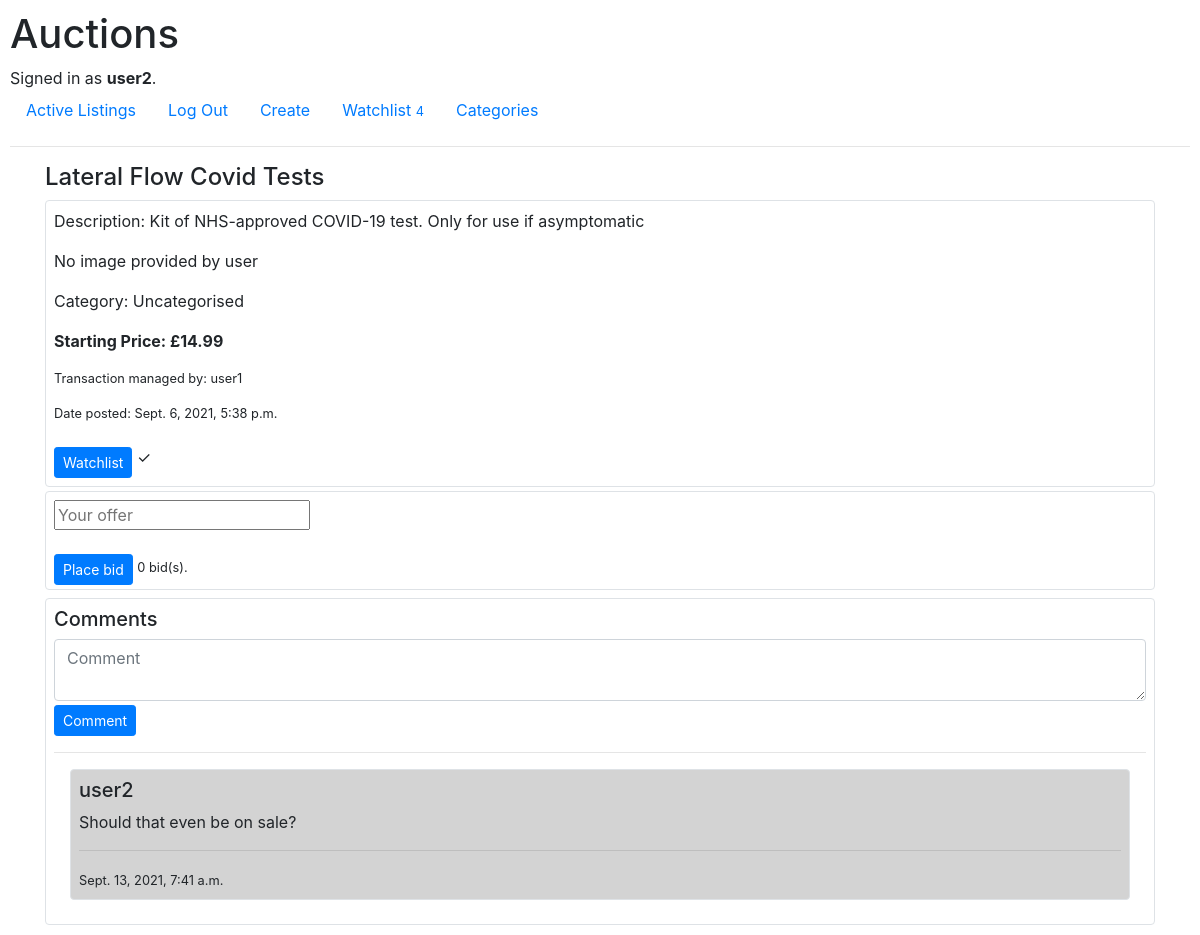
Before: /listing_view/12/ (signed in) with the older database file.
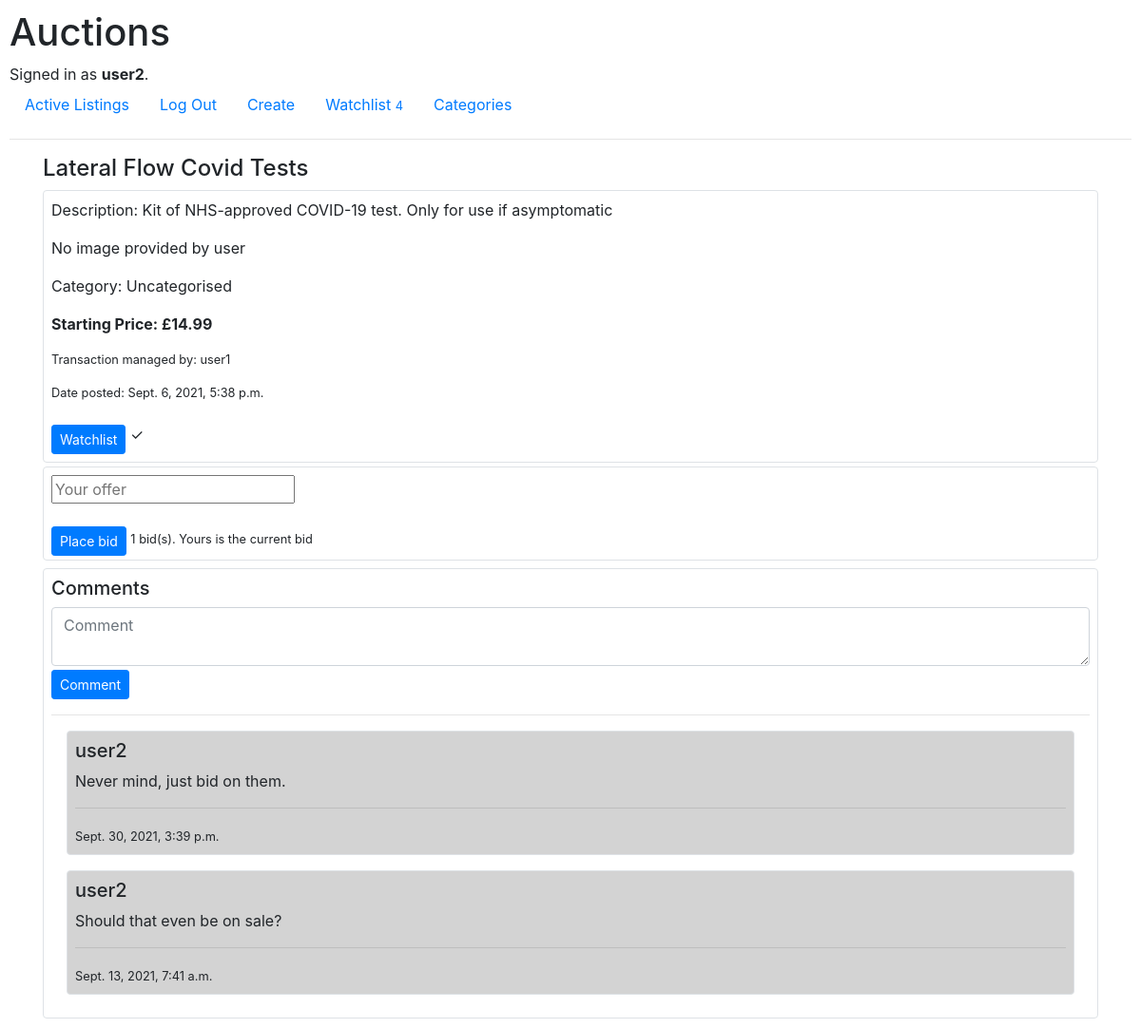
After: the same page with the newer database file.
### auctions/models.py (models this page shows, shortened)
class User(AbstractUser):
    pass

class Listing(models.Model):
    seller = models.ForeignKey(User, on_delete=models.CASCADE, related_name="seller")
    title = models.CharField(max_length=60)
    description = models.TextField()
    image = models.ImageField(upload_to="images", blank=True)
    timestamp = models.DateTimeField(auto_now_add=True)
    price = models.DecimalField(max_digits=6, decimal_places=2)
    is_active = models.BooleanField(default=True)
    category = models.ForeignKey(Category, on_delete=models.CASCADE, null=True, related_name="listing_category")
    comments = models.ManyToManyField(Comment, blank=True)
    bids = models.ManyToManyField(Bid, blank=True)
    """
    As per assignment specs, any new offers must be higher
    than the current highest.
    This method will return the current highest bid for the listing
    or the value 0 (cast to float) if no bids have been placed for that listing.
    """
    """
    Returns the user id of highest bidder
    for a closed listing (i.e. winner's id)
    """
    def has_winner(self):
        qs = self.bids.all()
        while len(qs) != 0 and not self.is_active:
            bid_info = [ tuple((float(obj.amount), obj.user.id)) for obj in qs ]
            return max(bid_info)[1] if float(self.get_max_bid()) == max(bid_info)[0] else None

class Category(models.Model):
    CATEGORIES = (
        ("0","Uncategorised"),
        ("1", "Clothing"),
        ("2", "Home/Kitchen"),
        ("3", "Electronics"),
        ("4", "Books"),
        ("5", "Shoes"),
        ("6", "Sports"),
    )
    name = models.CharField(max_length=60, choices=CATEGORIES, default="Uncategorised")
    def __str__(self):
        return f"{self.name}"

class Comment(models.Model):
    user = models.ForeignKey(User, on_delete=models.CASCADE, related_name="comment")
    timestamp = models.DateTimeField(auto_now_add=True)
    text = models.TextField(max_length=180)

### auctions/views.py (the view)
# urls.py: path("listing_view/<int:listing_id>/", views.listing_view, name="listing_view"),
@login_required
def listing_view(request, listing_id):
    listing = Listing.objects.get(pk=listing_id)
    comments = listing.comments.all().order_by("-timestamp")
    bid_form = BidForm()
    comment_form = CommentForm()
    winner = listing.has_winner()
    context={
        "obj": listing,
        "comments": comments,
        "bid_form": bid_form,
        "comment_form": comment_form,
        "winner": winner,
        "on_watchlist": on_watchlist(request.user, listing_id)
    }
    if request.method == "GET":
        return render(request, "auctions/listing_view.html", context)

### auctions/forms.py
class BidForm(forms.ModelForm):
    class Meta:
        model = Bid
        fields = ["amount"]
        labels = {"amount": ""}
        widgets = {
            "amount" : forms.NumberInput(attrs = {
                "placeholder": "Your offer",
            })
        }

class CommentForm(forms.ModelForm):
    class Meta:
        model = Comment
        fields = ["text"]
        labels = {"text": ""}
        widgets = {
            "text": forms.Textarea(
                attrs= {
                    "placeholder" : "Comment",
                    "class": "form-control",
                    "rows" : 2
                }
            )
        }

### auctions/views.py (called while the page is built)
def on_watchlist(user,listing_id):
    listing = Listing.objects.get(pk=listing_id)
    on_watchlist = True if (Watchlist.objects.filter(user=user, listing=listing).count()) == 1 else False
    return on_watchlist

### auctions/templates/auctions/listing_view.html (shortened to what this page needs)
{% extends "auctions/layout.html" %}
{% block body %}
<div class="container">
    <h4> {{ obj.title }} </h4>
    <div class="border rounded p-2">
        <p>Description: {{ obj.description }}
            {% if image %}
            {{ obj.image }}
            {% else %}
        <p>No image provided by user</p>
        {% endif %}
        </p>
        <p>Category: {{ obj.category }}</p>
        <p><strong>Starting Price: £{{ obj.price }}</strong></p>
        <small>
            <p> Transaction managed by: {{ obj.seller.username }} </p>
            <p> Date posted: {{ obj.timestamp }} </p>
        </small>
        {% if request.user.id != obj.seller.id and obj.is_active %}
            <form action="{% url 'toggle_watchlist' obj.id %}"method="POST">
                <input type="submit" class="btn btn-sm btn-primary outline mt-2" name="watchlist" value="Watchlist"> {% if on_watchlist %} <span>&check;</span> {% endif %}
            </form>
    </div>
        <div class="border rounded mt-1">
        <form action="{% url 'bid' obj.id %}" method="POST" class="mt-2 ml-2">
            <div class="form-group">
                {{ bid_form }}
            </div>
            <input type="submit" class="btn btn-sm btn-primary mt-2 mb-1" name="bid" value="Place bid">
            <small>{{ obj.bids.all.count }} bid(s). {% if request.user.id == obj.bids.all.last.user.id %} Yours is the current bid {% endif %}</small>
        </form>
        </div>
        {% endif %}
         <div class="border rounded p-2 mt-2">
            <h5>Comments</h5>
            <form action="{% url 'comment' obj.id %}" method="POST">
                {{ comment_form }}
                <input type="submit" class="btn btn-primary btn-sm mt-1" value="Comment">
            </form>
            <hr>
            {% for comment in comments %}
            <div class="border rounded p-2 m-3" style="background-color: lightgray;">
                <h5>{{ comment.user.username }}</h5>
                <p>{{ comment.text }}</p>
                <hr>
                <small>{{ comment.timestamp }}</small>
            </div>
            {% endfor %}
        </div>
</div>
{% endblock %}

### auctions/templates/auctions/layout.html (shortened to what this page needs)
{% load static %}
<!DOCTYPE html>
<html lang="en">
    <head>
        <link rel="stylesheet" href="https://stackpath.bootstrapcdn.com/bootstrap/4.4.1/css/bootstrap.min.css">
        <link href="{% static 'auctions/styles.css' %}" rel="stylesheet">
    </head>
    <body>
        <h1>Auctions</h1>
        <div>
            {% if user.is_authenticated %}
                Signed in as <strong>{{ user.username }}</strong>.
            {% else %}
                Not signed in.
            {% endif %}
        </div>
        <ul class="nav">
            <li class="nav-item">
                <a class="nav-link" href="{% url 'index' %}">Active Listings</a>
            </li>
            {% if user.is_authenticated %}
                <li class="nav-item">
                    <a class="nav-link" href="{% url 'logout' %}">Log Out</a>
                </li>
                <li class="nav-item">
                    <a class="nav-link" href="{% url 'create' %}">Create</a>
                </li>
                <li class="nav-item">
                    <a class="nav-link" href="{% url 'view_watchlist' %}">Watchlist <small> {{ user.watchlist.all.count }}</small></a>
                </li>
                <li class="nav-item">
                    <a class="nav-link" href="{% url 'categories' %}">Categories </a>
                </li>
            {% endif %}
        </ul>
        <hr>
        {% block body %}
        {% endblock %}
    </body>
</html>

### auctions/static/auctions/styles.css (style rules this page uses)
body { padding: 10px; }

Changed rows visible on the page:
computed for Listing "Lateral Flow Covid Tests": bids.all.count "0" → "1"
added Comment: user.username "user2", text "Never mind, just bid on them.", timestamp "Sept. 30, 2021, 3:39 p.m."
Other visible differences:
text now shown: "Yours is the current bid"
